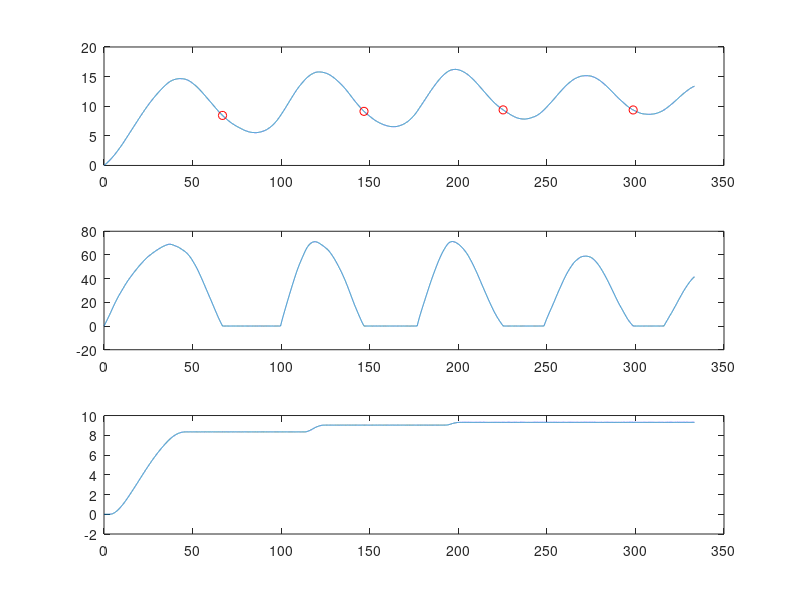
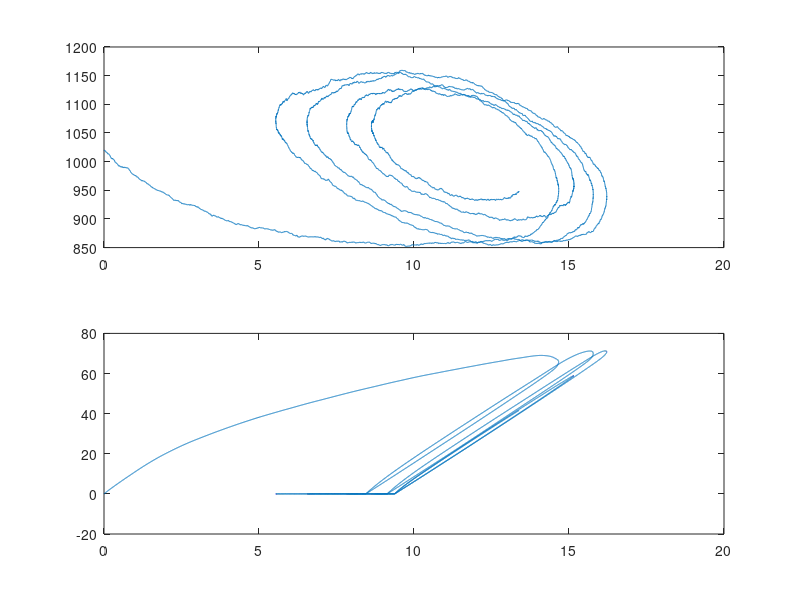

These charts were generated, in order, by the following MATLAB code:
% oscillating invadopodia protrusion dynamics
%
% Copyright (C) Ze Gong, Postdoc researcher in Prof. Shenoy Lab, University of Pennsylvania
% Written in 2019, final revison at Dec 2020.

function Invadopodia_oscillation
% basic biological parameters
R0 = 5000;                                     % unit nm  initial filopodial length
Vp = 80;                                       % unit nm/s  polymerization speed
V0 = 300;                                      % unit nm/s unloaded retrograde flow
Fs0 = 300*1;                                   % unit pN  initial force
%Fa = 800;                                     % unit pN  diffusion term
Ec = 0.1;                                      % unit kPa  cytoskeleton/membrane stiffness
kesic = 5;                                     % unit kPa*s   cytoskeleton/membrane viscosity
A = pi*(400/2)^2/1000;                         % unit nm*um  filopodial cross area
etaR = 10;                                     % unit PN*s/nm  adhesion/clutch viscosity
alpha = 0.9;                                   % unit nm  feedback parameter alpha
beta = 1.5*etaR;                               % unit nm  feedback parameter beta 
tau1 = 400;                                    % unit s  myosin binding timescale
E0 = 0.5;                                      % unit kpa  ECM initial stiffness
E1 = 2;                                        % unit kpa  ECM stiffness
E2p = 0.25;
etas1 = 200;                                   % unit kpa*s  ECM viscosity
etas2p = 160;                                  % unit kpa*s  ECM viscosity
deltay = 10;                                   % unit pN  ECM yielding stress  
Rini = 000;
NoiseVar = 100;

% for equations parameters
a = R0/Ec/A*(etaR*Vp);  % = R0/Ec/A*(Ec*A+etaR*Vp);
b = R0/Ec/A*(1-Vp/V0);
c = R0/Ec/A*(etaR+kesic*A/R0);
g = R0/Ec/A/V0;
e = Fs0 + alpha*etaR*Vp;
f = alpha*etaR+beta;
h = R0/Ec/A;

% physical parameters group
Rss = a-b*e;
Fss = e;
tau2 = g*e+c;
const = b*f;

% bifurcation criteria
real = -(tau2+tau1-const);
imgine = ((tau2+tau1-const)^2-4*tau2*tau1)/tau1^2/tau2^2;

iternum = 7;
tstart = 0;
tfinal = 20000;
Ryield = zeros(iternum,1);
Tdetach = zeros(1, 1);
Ydetach = R0*ones(4, 1);
Tattach = zeros(1, 1);
Yattach = zeros(4, 1);
spara = [a, b, c, e, f, g, h, tau1, E0, E1, E2p, deltay, etas1, etas2p, R0, A, Rini, NoiseVar];
y0 = [Rini; Fss-00; 0; 0];
refine = 4;
tout =  tstart;
yout = y0';
yplastic = 0;
teout = [];
yeout = [];
ieout = [];
options1 = odeset('RelTol',1e-4,'Events', @events1);
options2 = odeset('RelTol',1e-4);

for i=1:iternum
    tspan = [tstart tfinal];
    [t, y, te, ie, ye] = ode45(@(t,y) Fun_plasticity_invadopodia(t,y,spara), tspan, y0, options1);
    % Accumulate output.  This could be passed out as output arguments.
    nt = length(t);
    tout = [tout; t(2:nt)];
    yout = [yout; y(2:nt,:)];
    %yplastic = [yplastic; y(2:nt,1)-R0*(1+y(2:nt,3)/A/E0)];
    teout = [teout; te];          % Events at tstart are never reported.
    yeout = [yeout; ye];
    ieout = [ieout; ie];
    tstart = t(nt);
    if (tstart==tfinal)
        break
    end
    % Set the new initial conditions
    y0 = [y(nt,1); y(nt,2); 0; y(nt,4)];
    Ry = y(nt,1);
    Ryield(i) = Ry;
    Tdetach(:,i) = t(nt);
    Ydetach(:,i) = y0;
    %%%%%%
    %   Retract beyond the attachment with ECM, there is no plasticity.    %
    %%%%%%
    tspan = [tstart tfinal];
    options2 = odeset(options2,'InitialStep',t(nt)-t(nt-refine),...
        'MaxStep',t(nt)-t(1));
    options2 = odeset(options2,'Events', @(t,y) events2(t,y,Ry));
    [t, y, te2, ie2, ye2] = ode45(@(t,y) Fun_invadopodia(t,y,spara, Ry), tspan, y0, options2);
    % Accumulate output.  This could be passed out as output arguments.
    nt = length(t);
    tout = [tout; t(2:nt)];
    yout = [yout; y(2:nt,:)];
    teout = [teout; te2];          % Events at tstart are never reported.
    yeout = [yeout; ye2];
    ieout = [ieout; ie2];
    % yplastic = [yplastic; yplastic(end)*ones(nt-1,1)];
    % Set the new initial conditions
    y0 = [y(nt,1); y(nt,2); 0; y(nt,4)];
    Tattach(:,i) = t(nt);
    Yattach(:,i) = y0;
    % A good guess of a valid first timestep is the length of the last valid
    % timestep, so use it for faster computation.  'refine' is 4 by default.
    options1 = odeset(options1,'InitialStep',t(nt)-t(nt-refine),...
        'MaxStep',t(nt)-t(1));
    tstart = t(nt);
    if (tstart==tfinal)
        break
    end
end
Vretro = Vp+(yout(:,1)-a+yout(:,2)*b+yout(:,3)*h)./(c+yout(:,2)*g);
% plotting the figures
figure(1)
subplot(3,1,1)
plot(tout/60, (yout(:,1))/1000)  % plot length
hold on
plot(Tdetach/60, (Ydetach(1,:))/1000, 'ro')
hold on
subplot(3,1,2)
plot(tout/60, yout(:,3))  % plot force
hold on
subplot(3,1,3)
plot(tout/60, yout(:,4)/1000)   % plot plastic displacement
hold on
figure(3)

subplot(2,1,1)
plot((yout(:,1))/1000, yout(:,2)) 
hold on
subplot(2,1,2)
plot((yout(:,1))/1000, yout(:,3))
hold on
end

function dydt = Fun_plasticity_invadopodia(t, y, p)

[a, b, c, e, f, g, h, tau1, E0, E1, E2, deltay, etas1, etas2, R0, A, Rini, NoiseVar] =...
           deal(p(1),p(2),p(3),p(4),p(5),p(6),p(7),p(8),p(9),p(10),p(11),p(12),...
                p(13),p(14),p(15),p(16),p(17),p(18));
dydt = zeros(4,1);
randnoise = randn(1);
dydt(1) = -(y(1)-a+y(2)*b+y(3)*h)/(c+y(2)*g);
dydt(2) =  1/tau1*(e-dydt(1)*f-y(2))+NoiseVar*randnoise/tau1;
% plasticity
hyb_tan = (1+2/pi*atan((y(3)-deltay-A*E2*y(4)/R0)/0.00001))/2;
%hyb_tan = (1+2/pi*atan((y(3)-deltay)/0.001))/2;
dydt(3) = A*E0/R0*dydt(1)-E0/etas1*((E0+E1)/E0*y(3)-A*E1*(y(1)-y(4)-Rini)/R0)-A*E0*dydt(4)/R0;
dydt(4) = R0/A*(y(3)-deltay-A*E2*y(4)/R0)*hyb_tan/etas2;
end

function dydt = Fun_invadopodia(t, y, p, Ry)

[a, b, c, e, f, g, ~, tau1, NoiseVar] = deal(p(1),p(2),p(3),p(4),p(5),p(6),p(7),p(8),p(18));
dydt = zeros(4,1);
randnoise = randn(1);
dydt(1) = -(y(1)-a+y(2)*b)/(c+y(2)*g);
dydt(2) =  1/tau1*(e-dydt(1)*f-y(2))+NoiseVar*randnoise/tau1;
dydt(3) = 0;
dydt(4) = 0;
end

function [value,isterminal,direction] = events1(t,y)
% Locate the time when ECM force passes through zero in a decreasing direction
% and stop integration.
value = y(3);     % detect ECM force = 0
isterminal = 1;   % stop the integration
direction = -1;   % negative direction

end 

function [value,isterminal,direction] = events2(t,y, Ry)
% Locate the time when length pass through retraction length in a decreasing direction
% and stop integration.
value = y(1)-Ry;     % detect protrusion length get to former detach point y(1)=Ry
isterminal = 1;   % stop the integration
direction = 1;   % positive direction
end